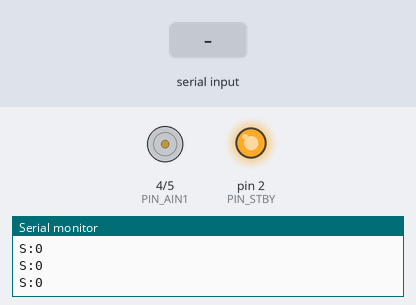
The sketch below on a simulated Arduino Uno, built with avr-gcc and run on an emulated ATmega328P. Shown: motor-driver pin pairs drawn as motors (green arrow = first pin HIGH = forward, orange = second pin HIGH = backward, longer = more drive, scaled by the enable pin, stopped while the standby pin is LOW), output pins drawn as LEDs (lit = HIGH), the last lines printed to the serial monitor. The test bench sets the inputs (shaded band).

Above: at 1.2 s.
1.3 s: "M:100\n" received over Serial
At 1.9 s:
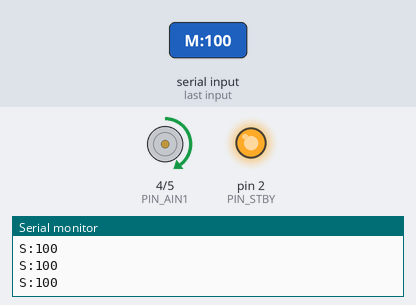
2.8 s: "M:90\n" received over Serial
At 3.1 s:
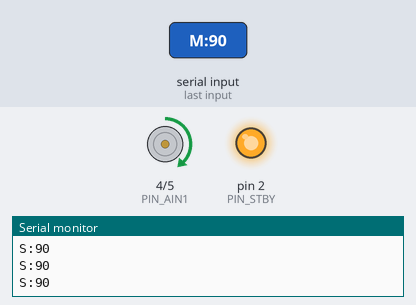
Timing chart, 0 to 5.8 s (numbered marks = the images above; inputs shaded):
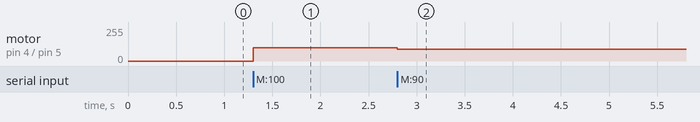

The sketch:

pico_motor_driver.ino
```cpp
/**
 * @file pico_motor_driver.ino
 * @brief Raspberry Pi Pico モータードライバーファームウェア (直値制御)
 * @details シリアル通信で目標PWM値を受信し、TB6612を用いてDCモーターを制御する。
 */

// --- ピン定義 ---
const uint8_t PIN_AIN1 = 4;
const uint8_t PIN_AIN2 = 5;
const uint8_t PIN_PWMA = 3;
const uint8_t PIN_STBY = 2;

// --- グローバル変数 ---
int target_pwm = 0; ///< 目標PWM値 (-255 ~ 255)

// --- プロトタイプ宣言 ---
/**
 * @brief モーターのPWM出力を設定する
 * @param pwm PWM値 (-255 ~ 255)
 */
void setMotorPWM(int pwm);

void setup() {
  Serial.begin(115200);

  // モーターピン
  pinMode(PIN_AIN1, OUTPUT);
  pinMode(PIN_AIN2, OUTPUT);
  pinMode(PIN_PWMA, OUTPUT);
  pinMode(PIN_STBY, OUTPUT);
  digitalWrite(PIN_STBY, HIGH); // ドライバ有効化

}

void loop() {
  // PWM直接制御
  setMotorPWM(target_pwm);

  // シリアルコマンド解析
  if (Serial.available()) {
    String input = Serial.readStringUntil('\n');
    input.trim();

    // コマンド形式: "M:100" (PWM値を -255 から 255 で設定)
    if (input.startsWith("M:")) {
      target_pwm = input.substring(2).toInt();
    }
  }

  // ステータス報告 (PWM値をエコー)
  // 形式: "S:PWM"
  // 頻繁な送信を防ぐため、一定間隔で送信
  static unsigned long last_report = 0;
  if (millis() - last_report > 100) {
     Serial.print("S:");
     Serial.println(target_pwm);
     last_report = millis();
  }
}

/**
 * @brief モータードライバ (TB6612) への出力を行う
 * @param pwm PWM値 (-255 ~ 255) 正の値で正転、負の値で逆転
 */
void setMotorPWM(int pwm) {
  if (pwm > 255) pwm = 255;
  if (pwm < -255) pwm = -255;

  if (pwm > 0) {
    digitalWrite(PIN_AIN1, HIGH);
    digitalWrite(PIN_AIN2, LOW);
    analogWrite(PIN_PWMA, pwm);
  } else if (pwm < 0) {
    digitalWrite(PIN_AIN1, LOW);
    digitalWrite(PIN_AIN2, HIGH);
    analogWrite(PIN_PWMA, -pwm);
  } else {
    digitalWrite(PIN_AIN1, LOW);
    digitalWrite(PIN_AIN2, LOW);
    analogWrite(PIN_PWMA, 0);
  }
}
```

Measured:
- after the input at 1.3 s, motor on pin 4 (PIN_AIN1) / pin 5 (PIN_AIN2): stopped → forward 100/255 at once
- after the input at 2.8 s, motor on pin 4 (PIN_AIN1) / pin 5 (PIN_AIN2): forward 100/255 → forward 90/255 at once
